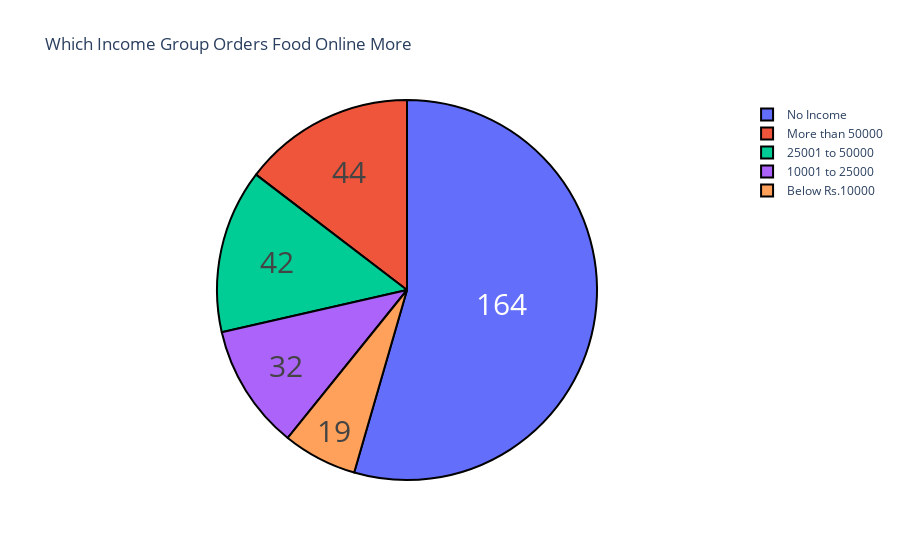

The notebook cell this image was saved under:
### Markdown cell above
LOOKING AT THE INCOME GROUP OF CUSTOMERS WHO ORDER AGAIN

### Code cell
income = df1["Monthly Income"].value_counts()
label = income.index
count = income.values
fig = go.Figure(data = [go.Pie(labels=label, values=count)])
fig.update_layout(title_text='Which Income Group Orders Food Online More')
fig.update_traces(hoverinfo='label+percent', textinfo='value', textfont_size=30,
                  marker=dict(line=dict(color='black', width=2)))
fig.show()

### Figure 1 — Plotly figure (JSON) as saved in the notebook; plotly's stock layout.template omitted (floating-point values rounded to 4 significant figures)
{"data": [{"hoverinfo": "label+percent", "labels": ["No Income", "More than 50000", "25001 to 50000", "10001 to 25000", "Below Rs.10000"], "marker": {"line": {"color": "black", "width": 2}}, "textfont": {"size": 30}, "textinfo": "value", "type": "pie", "values": [164, 44, 42, 32, 19]}], "layout": {"autosize": true, "title": {"text": "Which Income Group Orders Food Online More"}}}
